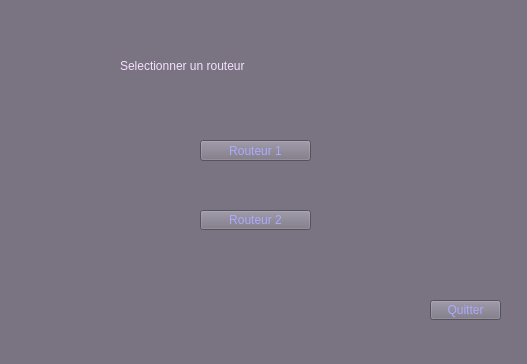
<?xml version="1.0" encoding="UTF-8"?>
<ui version="4.0">
 <class>MainWindow</class>
 <widget class="QMainWindow" name="MainWindow">
  <property name="geometry">
   <rect>
    <x>0</x>
    <y>0</y>
    <width>527</width>
    <height>364</height>
   </rect>
  </property>
  <property name="windowTitle">
   <string>Choix Routeurs</string>
  </property>
  <property name="styleSheet">
   <string notr="true">background-color: rgb(121, 115, 130);</string>
  </property>
  <widget class="QWidget" name="centralwidget">
   <widget class="QLabel" name="label_titref2">
    <property name="geometry">
     <rect>
      <x>120</x>
      <y>40</y>
      <width>391</width>
      <height>51</height>
     </rect>
    </property>
    <property name="styleSheet">
     <string notr="true">color: rgb(246, 225, 255);
font: italic 40pt &quot;Brush Script MT&quot;;</string>
    </property>
    <property name="text">
     <string>Selectionner un routeur </string>
    </property>
   </widget>
   <widget class="QPushButton" name="pushButton_R1">
    <property name="geometry">
     <rect>
      <x>200</x>
      <y>140</y>
      <width>111</width>
      <height>21</height>
     </rect>
    </property>
    <property name="styleSheet">
     <string notr="true">color: rgb(170, 170, 255);
border-top-color: rgb(255, 255, 255);
border-bottom-color: rgb(255, 255, 255);
font: 75 16pt &quot;Arial&quot;;</string>
    </property>
    <property name="text">
     <string>Routeur 1</string>
    </property>
   </widget>
   <widget class="QPushButton" name="pushButton_2_R2">
    <property name="geometry">
     <rect>
      <x>200</x>
      <y>210</y>
      <width>111</width>
      <height>20</height>
     </rect>
    </property>
    <property name="styleSheet">
     <string notr="true">color: rgb(170, 170, 255);
border-top-color: rgb(255, 255, 255);
border-bottom-color: rgb(255, 255, 255);
font: 75 16pt &quot;Arial&quot;;</string>
    </property>
    <property name="text">
     <string>Routeur 2</string>
    </property>
   </widget>
   <widget class="QPushButton" name="pushButton_2_quitter">
    <property name="geometry">
     <rect>
      <x>430</x>
      <y>300</y>
      <width>71</width>
      <height>20</height>
     </rect>
    </property>
    <property name="styleSheet">
     <string notr="true">color: rgb(170, 170, 255);
border-top-color: rgb(255, 255, 255);
border-bottom-color: rgb(255, 255, 255);
font: 75 16pt &quot;Arial&quot;;</string>
    </property>
    <property name="text">
     <string>Quitter</string>
    </property>
   </widget>
  </widget>
  <widget class="QMenuBar" name="menubar">
   <property name="geometry">
    <rect>
     <x>0</x>
     <y>0</y>
     <width>527</width>
     <height>18</height>
    </rect>
   </property>
  </widget>
  <widget class="QStatusBar" name="statusbar"/>
 </widget>
 <resources/>
 <connections/>
</ui>
